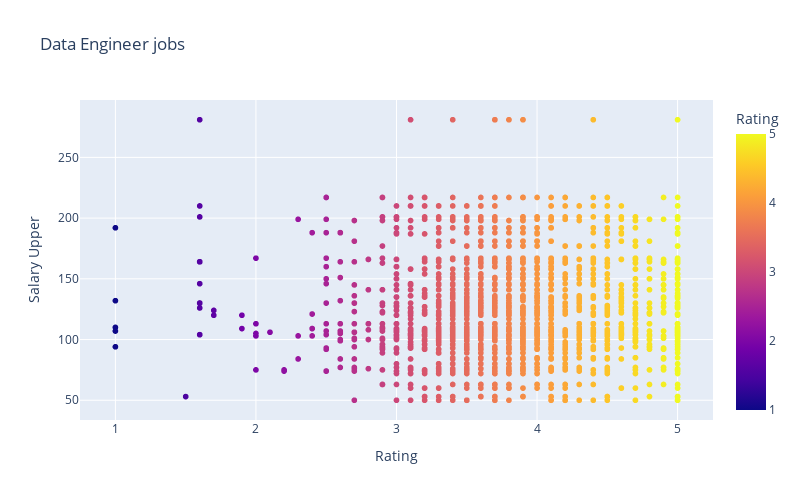

Notebook cell for this chart:
### Markdown cell above
### 6 - Mối quan hệ giữa rating và mức lương trung bình?

### Code cell
fig = px.scatter(data_engineer_jobs, x='Rating', y='Salary Upper',color="Rating",\
                hover_data=['Job Title', 'Location City', 'Sector','Company Name'], \
                title = "Data Engineer jobs",\
                width=800, height=500)
fig.show()

### Figure 1 — Plotly figure (JSON) as saved in the notebook; plotly's stock layout.template omitted (floating-point values rounded to 4 significant figures; data arrays with more than 128 entries replaced by an {"elided": "..."} marker saying what was removed)
{"data": [{"customdata": {"elided": "2409x4 str values"}, "hovertemplate": "Rating=%{marker.color}<br>Salary Upper=%{y}<br>Job Title=%{customdata[0]}<br>Location City=%{customdata[1]}<br>Sector=%{customdata[2]}<br>Company Name=%{customdata[3]}<extra></extra>", "legendgroup": "", "marker": {"color": {"elided": "2409 float values"}, "coloraxis": "coloraxis", "symbol": "circle"}, "mode": "markers", "name": "", "showlegend": false, "type": "scattergl", "x": {"elided": "2409 float values"}, "xaxis": "x", "y": {"elided": "2409 int values"}, "yaxis": "y"}], "layout": {"coloraxis": {"colorbar": {"title": {"text": "Rating"}}, "colorscale": [[0, "#0d0887"], [0.1111, "#46039f"], [0.2222, "#7201a8"], [0.3333, "#9c179e"], [0.4444, "#bd3786"], [0.5556, "#d8576b"], [0.6667, "#ed7953"], [0.7778, "#fb9f3a"], [0.8889, "#fdca26"], [1, "#f0f921"]]}, "height": 500, "legend": {"tracegroupgap": 0}, "title": {"text": "Data Engineer jobs"}, "width": 800, "xaxis": {"anchor": "y", "domain": [0, 1], "title": {"text": "Rating"}}, "yaxis": {"anchor": "x", "domain": [0, 1], "title": {"text": "Salary Upper"}}}}
